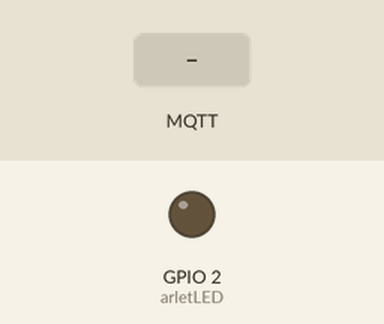
Simulated run of this program. Board: ESP32. Parts: output pins drawn as LEDs (lit = HIGH). Inputs (shaded band) come from the test bench. WiFi joins after 1.5 s; servers stay silent unless stated; random numbers use the default seed unless the program sets one; no MQTT or app messages arrive unless stated; what the program prints to the serial monitor is not drawn.

Above: at 2.7 s.
2.8 s: MQTT message "ON" arrives on the first subscribed topic
At 4.2 s:
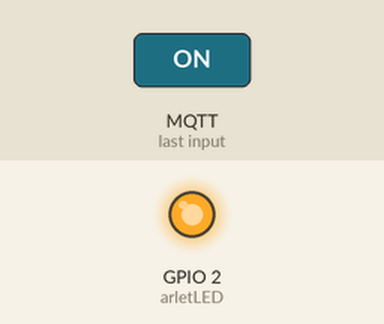
5.8 s: MQTT message "OFF" arrives on the first subscribed topic
At 6.4 s:
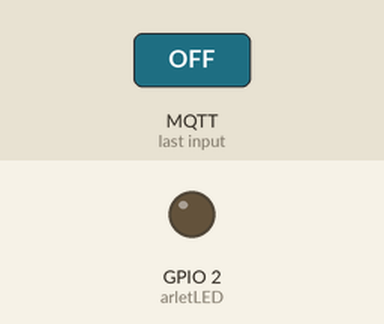
Timing chart, 0 to 8.8 s (numbered marks = the images above; inputs shaded):
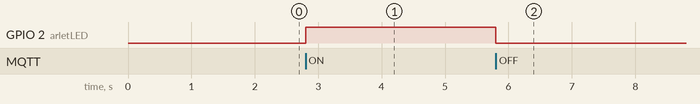

The program:

main.cpp
```cpp
#include <WiFi.h>
#include <ArduinoOTA.h>
#include <PubSubClient.h>
#include <ArduinoJson.h>

// ============== CẤU HÌNH ==============
const int arletLED = 2;

const char* ssid = "GREENFEED Guest";
const char* password = "";

const char* mqtt_server = "broker.hivemq.com";
const int mqtt_port = 1883;
const char* mqtt_topic = "GF/ESP32/DATA";
const char* mqtt_sub = "esp32/control";

// ============== THÔNG SỐ CẢM BIẾN ==============
float Temp = 27;
float DO = 7.0;
float pH = 7.5;
bool ledStatus = false;

// Hàm cập nhật nhiệt độ giả lập
void updateSimulatedTemp() {
  // Tạo sự thay đổi nhỏ ngẫu nhiên (-0.5 đến +0.5)
  float change = (random(-50, 51)) / 100.0;
  Temp += change;

  // Giới hạn nhiệt độ trong khoảng 24-30
  if (Temp > 30) Temp = 30;
  if (Temp < 24) Temp = 24;
}

// ============== MQTT CLIENT ==============
WiFiClient espClient;
PubSubClient client(espClient);

// ============== TASK OTA CORE 0 ==============
// void otaTask(void *pvParameters) {
//   for (;;) {
//     ArduinoOTA.handle();  // xử lý OTA
//     vTaskDelay(10 / portTICK_PERIOD_MS);  // 10ms
//   }
// }

// ============== WIFI ==============
void WIFI_setup() {
  Serial.begin(115200);
  pinMode(arletLED, OUTPUT);
  digitalWrite(arletLED, LOW);

  Serial.print("WiFi Connecting...");
  WiFi.begin(ssid, password);
  while (WiFi.status() != WL_CONNECTED) {
    delay(500);
    Serial.print(".");
  }
  Serial.print(WiFi.localIP());
  Serial.println(" Connected!");
}

// ============== MQTT ==============
void connectMQTT() {
  while (!client.connected()) {
    Serial.print("MQTT Connecting...");
    String clientId = "ESP32-" + String(random(0xffff), HEX);
    if (client.connect(clientId.c_str())) {
      Serial.println("OK");

      client.subscribe(mqtt_sub, 1);
      Serial.print("Subscribed to: ");
      Serial.println(mqtt_sub);

    } else {
      Serial.print("fail: ");
      Serial.print(client.state());
      Serial.println(" retry in 5s");
      delay(5000);
    }
  }
}

void sendData() {
  StaticJsonDocument<256> doc;
  doc["device"] = "ESP32_01";
  doc["temperature"] = Temp;
  doc["dissolvedOxygen"] = DO;
  doc["pH"] = pH;
  doc["ledStatus"] = ledStatus;

  char jsonBuffer[256];
  size_t n = serializeJson(doc, jsonBuffer);

  if (client.publish(mqtt_topic, jsonBuffer)) {
    Serial.print("Sent JSON (");
    Serial.print(n);
    Serial.print(" bytes): ");
    Serial.println(jsonBuffer);
  } else {
    Serial.println("Send failed!");
  }
}

void callback(char* topic, byte* payload, unsigned int length) {
  Serial.print("Data nhận được từ Topic: ");
  Serial.println(topic);

  // 1. Chuyển đổi Payload (data) sang String
  String dataString = "";
  for (int i = 0; i < length; i++) {
    dataString += (char)payload[i];
  }

  Serial.print("Payload: ");
  Serial.println(dataString);

  // 2. LOGIC XỬ LÝ ON/OFF
  if (strcmp(topic, "esp32/control") == 0) {
    if (dataString == "ON") {
      digitalWrite(2, HIGH); // Bật LED
      Serial.println("Đã BẬT thiết bị!");
    } else if (dataString == "OFF") {
      digitalWrite(2, LOW);  // Tắt LED
      Serial.println("Đã TẮT thiết bị!");
    }
  }
  // Thêm các if/else if cho các topic khác nếu cần...
}

// ============== SETUP ==============
void setup() {
  WIFI_setup();
  // ================= OTA =================
  // ArduinoOTA.setHostname("ESP32_OTA");
  // ArduinoOTA.begin();
  // Serial.println("OTA Begin!");
  // Serial.println(WiFi.localIP());

  // === CHẠY OTA TRÊN CORE 0 ===
  // xTaskCreatePinnedToCore(
  //   otaTask,      // Func
  //   "OTA_Task",   // Tên task
  //   4096,         // Stack size (byte)
  //   NULL,
  //   1,            // Ưu tiên
  //   NULL,
  //   0             // CORE
  // );

  // === KHỞI ĐỘNG MQTT ===
  client.setServer(mqtt_server, mqtt_port);
  client.setCallback(callback);   // Hàm xử lý khi nhận dữ liệu
  connectMQTT();
}

// ============== LOOP (CORE 1) ==============
void loop() {
  if (!client.connected()) {
    connectMQTT();
  }
  client.loop();

  // === GỬI DỮ LIỆU MỖI 5S ===
  static unsigned long lastSend = 0;
  if (millis() - lastSend >= 10000) {
    lastSend = millis();
    // Cập nhật nhiệt độ giả lập
    updateSimulatedTemp();
    sendData();
  }
  delay(1);
}
```

Measured:
- after the input at 2.8 s, GPIO 2 (arletLED): LOW → HIGH at once
- after the input at 5.8 s, GPIO 2 (arletLED): HIGH → LOW at once
